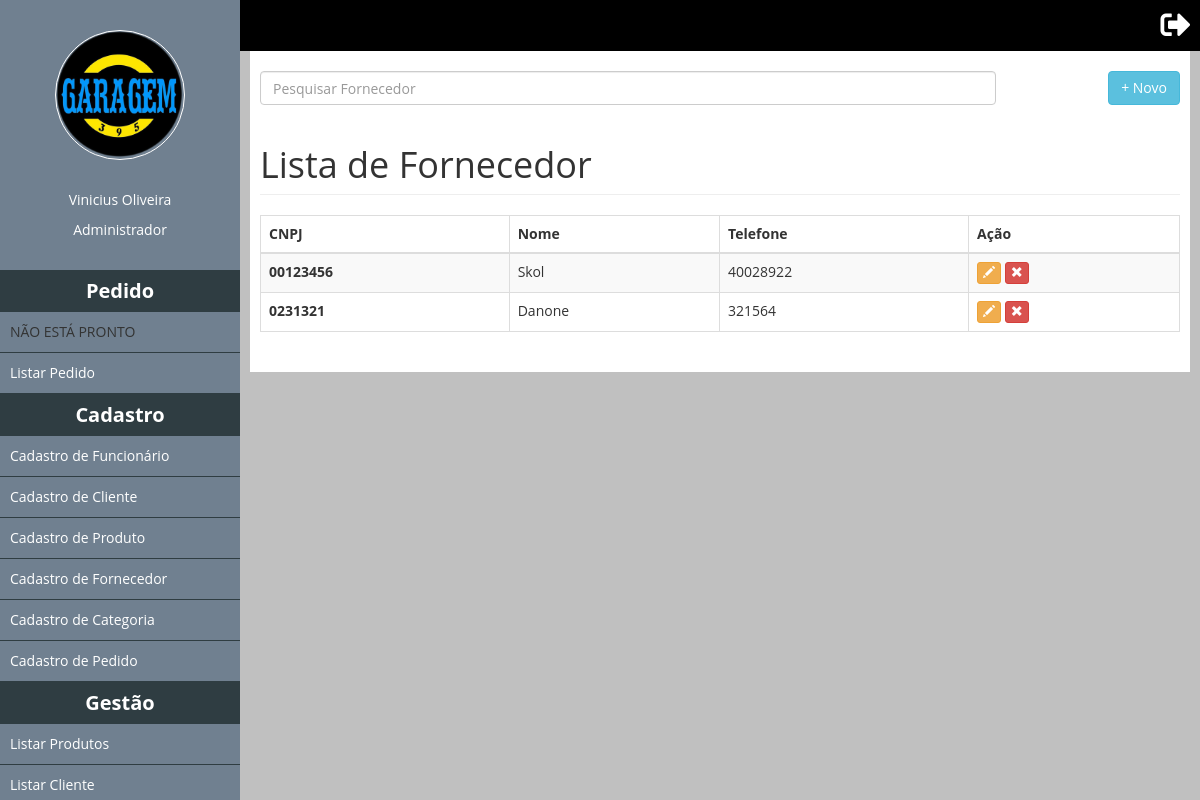
The app's page /ListaFornecedor (signed in) with its own data.
### tables this page shows
CREATE TABLE IF NOT EXISTS `tb_fornecedor_telefone` (
  `id` int(11) NOT NULL AUTO_INCREMENT,
  `id_fornecedor` int(11) NOT NULL,
  `tel` varchar(20) NOT NULL,
  PRIMARY KEY (`id`)
);

CREATE TABLE IF NOT EXISTS `tb_fornecedor` (
  `idfornecedor` int(11) NOT NULL AUTO_INCREMENT,
  `fornecedor` varchar(255) NOT NULL,
  `cnpj` varchar(20) NOT NULL,
  `email` varchar(255) NOT NULL,
  `status` bit(1) NOT NULL,
  PRIMARY KEY (`idfornecedor`)
);

### classes/Mysql.php (called while the page is built)
<?php
	class Mysql
	{
		private static $pdo;
		public static function conectar(){
			if(self::$pdo == null){
				try{
					self::$pdo = new PDO('mysql:host='.HOST.';dbname='.DATABASE,USER,PASSWORD,array(PDO::MYSQL_ATTR_INIT_COMMAND => 'SET NAMES utf8'));
					self::$pdo->setAttribute(PDO::ATTR_ERRMODE,PDO::ERRMODE_EXCEPTION);
				}catch(Exception $e){
					echo '<h2>Erro ao conectar.</h2>';
				}
			}
			return self::$pdo;
		}
	}
?>

### pages/ListaFornecedor.php (the view, shortened to what this page needs)
<input id="pesquisaSlide" class="form-control left" placeholder="Pesquisar Fornecedor" />
<a href="<?php echo INCLUDE_PATH;?>CadastroFornecedor"><button type="button" class="btn btn-info right">+ Novo</button></a>
<h1 class="page-header">Lista de Fornecedor</h1>
			<div class="table-responsive">
				<table class="table table-striped table-bordered table-hover" id="list-thumbs">
			      	<thead>
				        <tr>
				          	<th>CNPJ</th>
				          	<th>Nome</th>
				          	<th>Telefone</th>
				          	<th>Ação</th>
				        </tr>
			      	</thead>
			  		<tbody>
			  			<?php
			  				$sql = MySql::conectar()->prepare("
								SELECT *
								FROM tb_fornecedor F
                                INNER JOIN tb_fornecedor_telefone T
                                ON idfornecedor = T.id_fornecedor
								WHERE F.status != 0
			  				");
			  				$sql->execute();
			  				$sql = $sql->fetchAll();
			  				foreach ($sql as $key => $value):
			  			?>
			    		<tr>
				          	<th><?php echo $value['cnpj'];?></th>
				          	<td><?php echo $value['fornecedor'];?></td>
				          	<td><?php echo $value['tel'];?></td>
				          	<td>
				          		<form method="post" style="display: inline-block;">
						            <button class="btn btn-warning btn-xs" title="Alterar" data-toggle="modal" data-target="#myModal" type="submit">
					              		<span class="glyphicon glyphicon-pencil" aria-hidden="true"></span>
						            </button>
						        </form>
						        <form method="post" style="display: inline-block;">
						            <button class="btn btn-danger btn-xs" title="Remover" type="submit" data-toggle="modal" data-target="#myModal" type="submit">
						              	<span class="glyphicon glyphicon-remove" aria-hidden="true"></span>
						            </button>
					            </form>
			      			</td>
			    		</tr>
			    		<?php endforeach;?>
			  		</tbody>
				</table>
			</div>
    	</div>
	</div>
</div>

### css/teste.css (style rules this page uses)
* { margin: 0; padding: 0; }
html, body { height: 100%; }
body { overflow-x: hidden; }
.left { float: left; }
.right { float: right; }
a { color: #fff; text-decoration: none; }
#pesquisaSlide { width: 80% !important; }

### css/style.css (style rules this page uses)
* { margin: 0; padding: 0; box-sizing: border-box; font-family: "Open Sans"; }
html, body { height: 100%; background-color: #DCDCDC; }
body { overflow-x: hidden; }

### records on screen
tb_fornecedor_telefone: id_fornecedor.cnpj "00123456", id_fornecedor.fornecedor "Skol", tel "40028922"
tb_fornecedor_telefone: id_fornecedor.cnpj "0231321", id_fornecedor.fornecedor "Danone", tel "321564"

### other values on screen
$_SESSION['name'] "Vinicius Oliveira"
$_SESSION['cargo'] "Administrador"
